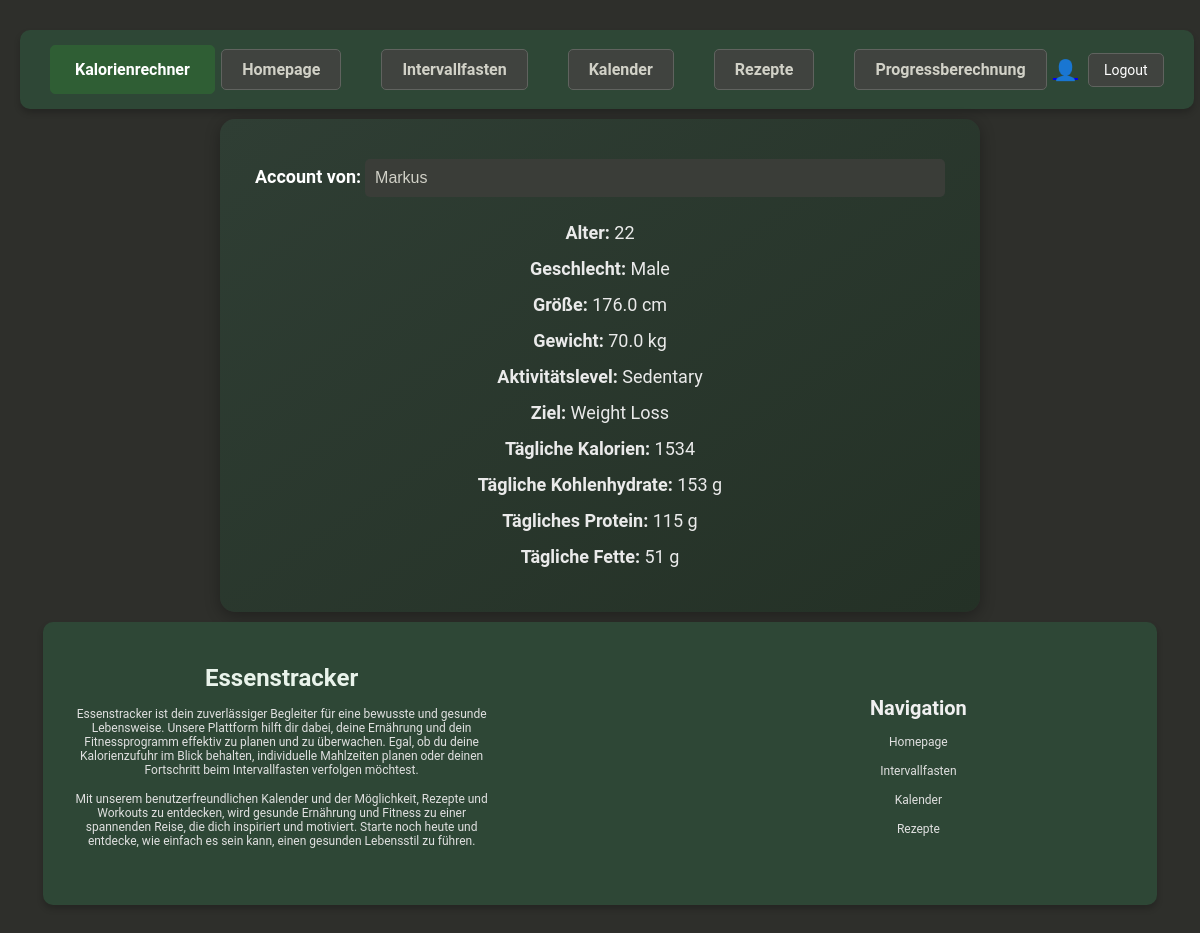
The page /trackerapp/account/ (signed in) on the database as committed earlier.
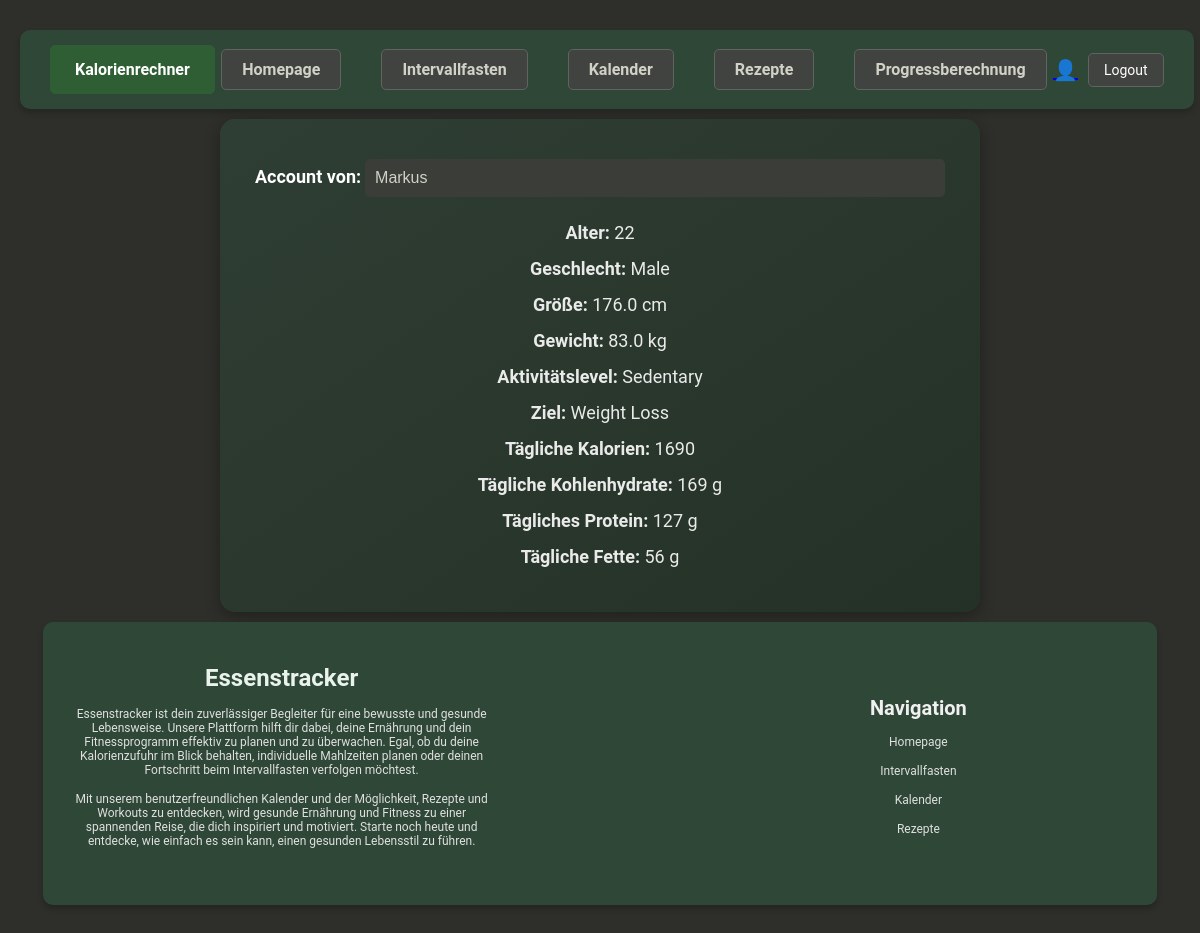
The same page on the database as committed later.
### trackerapp/models.py (models this page shows, shortened)
class UserProfile(models.Model):
    user = models.OneToOneField(User, on_delete=models.CASCADE)
    GENDER_CHOICES = [
        ('M', 'Male'),
        ('F', 'Female'),
    ]
    ACTIVITY_CHOICES = [
        ('sedentary', 'Sedentary'),
        ('light', 'Lightly Active'),
        ('moderate', 'Moderately Active'),
        ('active', 'Active'),
        ('very_active', 'Very Active'),
    ]
    GOAL_CHOICES = [
        ('weight_loss', 'Weight Loss'),
        ('maintenance', 'Maintenance'),
        ('weight_gain', 'Weight Gain'),
    ]
    age = models.PositiveIntegerField(default=25)
    gender = models.CharField(max_length=1, choices=GENDER_CHOICES, default='M')
    height = models.FloatField(default=170.0, help_text="Height in cm")
    weight = models.FloatField(default=70.0, help_text="Weight in kg")
    activity = models.CharField(max_length=20, choices=ACTIVITY_CHOICES, default='sedentary')
    goal = models.CharField(max_length=20, choices=GOAL_CHOICES, default='maintenance')
    daily_calories = models.PositiveIntegerField(default=2000)
    daily_carbohydrates = models.PositiveIntegerField(default=250, help_text="Daily Carbohydrates in grams")
    daily_proteins = models.PositiveIntegerField(default=75, help_text="Daily Proteins in grams")
    daily_fats = models.PositiveIntegerField(default=70, help_text="Daily Fats in grams")

### trackerapp/views.py (the view)
# urls.py: path('trackerapp/account/', trackerapp_views.user_profile_view, name='account'),
@login_required
def user_profile_view(request):
    try:
        user_profile = UserProfile.objects.get(user=request.user)
        context = {
            'user_profile': user_profile
        }
    except UserProfile.DoesNotExist:
        context = {
            'error': "Kein Profil für den angemeldeten Benutzer gefunden."
        }
    return render(request, 'account.html', context)

### trackerapp/templates/account.html (shortened to what this page needs)
{% extends 'base.html' %}
{% block content %}
<div class="container">
    {% if user_profile %}
    <div>
        <label for="username">Account von:</label>
        <input type="text" id="username" name="username" value="{{ form.username.initial|default:user.username }}" class="readonly" readonly>
    </div>
    <p><strong>Alter:</strong> {{ user_profile.age }}</p>
    <p><strong>Geschlecht:</strong> {{ user_profile.get_gender_display }}</p>
    <p><strong>Größe:</strong> {{ user_profile.height }} cm</p>
    <p><strong>Gewicht:</strong> {{ user_profile.weight }} kg</p>
    <p><strong>Aktivitätslevel:</strong> {{ user_profile.get_activity_display }}</p>
    <p><strong>Ziel:</strong> {{ user_profile.get_goal_display }}</p>
    <p><strong>Tägliche Kalorien:</strong> {{ user_profile.daily_calories }}</p>
    <p><strong>Tägliche Kohlenhydrate:</strong> {{ user_profile.daily_carbohydrates }} g</p>
    <p><strong>Tägliches Protein:</strong> {{ user_profile.daily_proteins }} g</p>
    <p><strong>Tägliche Fette:</strong> {{ user_profile.daily_fats }} g</p>
    {% else %}
    <p class="error">{{ error }}</p>
    {% endif %}
</div>
{% endblock %}

### trackerapp/templates/base.html (shortened to what this page needs)
<!DOCTYPE html>
<html lang="de">
<head>
</head>
<body>
    <nav class="top-bar">
        <div class="left-section">
            <a class="kalorienrechner" href="http://localhost:8000/trackerapp/edit-profile/">Kalorienrechner</a>
        </div>
        <div class="navigation-mittig">
            <a class="navigation" href="http://localhost:8000/trackerapp/">Homepage</a>
            <a class="navigation" href="http://localhost:8000/trackerapp/fasting/">Intervallfasten</a>
            <a class="navigation" href="http://localhost:8000/trackerapp/calendar">Kalender</a>
            <a class="navigation" href="http://localhost:8000/trackerapp/recipes/">Rezepte</a>
            <a class="navigation" href="http://localhost:8000/trackerapp/progress/">Progressberechnung</a>
        </div>
        <div class="login-section">
            {% if user.is_authenticated %}
                <a href="http://localhost:8000/trackerapp/account/" class="icon-link">
                    <div class="person-icon">👤</div>
                </a>
                <a href="{% url 'logout' %}" class="logoutbutton">Logout</a>
            {% else %}
                <a href="http://localhost:8000/account/login/" class="loginbutton">Login</a>
                <a href="http://localhost:8000/signup/" class="loginbutton">Registrieren</a>
            {% endif %}
        </div>
    </nav>
    <main>
        {% block content %}{% endblock %}
    </main>
    <footer>
        <div class="footer-container">
            <div class="footer-section">
                <div class="footer-logo">Essenstracker</div>
                <p>
                    Essenstracker ist dein zuverlässiger Begleiter für eine bewusste und gesunde Lebensweise.
                    Unsere Plattform hilft dir dabei, deine Ernährung und dein Fitnessprogramm effektiv zu planen und zu überwachen.
                    Egal, ob du deine Kalorienzufuhr im Blick behalten, individuelle Mahlzeiten planen oder deinen Fortschritt beim Intervallfasten verfolgen möchtest.
                </p>
                <p>
                    Mit unserem benutzerfreundlichen Kalender und der Möglichkeit, Rezepte und Workouts zu entdecken,
                    wird gesunde Ernährung und Fitness zu einer spannenden Reise, die dich inspiriert und motiviert.
                    Starte noch heute und entdecke, wie einfach es sein kann, einen gesunden Lebensstil zu führen.
                </p>
            </div>
            <div class="footer-section">
                <h3>Navigation</h3>
                <p></p><a class="#" href="http://localhost:8000/trackerapp/">Homepage</a></p>
                <p></p><a class="#" href="http://localhost:8000/trackerapp/fasting/">Intervallfasten</a></p>
                <p></p><a class="#" href="http://localhost:8000/trackerapp/calendar">Kalender</a></p>
                <p></p><a class="#" href="#">Rezepte</a></p>
            </div>
        </div>
    </footer>
</body>
</html>

### trackerapp/templates/base.html (style rules this page uses)
.top-bar { background:#2e4736; color: #ffffff; padding: 15px 30px; display: flex; align-items: center; justify-content: space-between; width: 96%; margin: 10px auto; box-shadow: 0 4px 6px rgba(0, 0, 0, 0.2); border-radius: 10px; }
.left-section { display: flex; align-items: center; }
.kalorienrechner { text-decoration: none; padding: 14px 24px; background-color: #2f5e34; color: #ffffff; border: 1px solid #2f5e34; border-radius: 5px; font-weight: bold; font-size: 16px; cursor: pointer; transition: background-color 0.3s, transform 0.3s; }
.navigation-mittig { display: flex; gap: 40px; flex: 1; justify-content: center; }
.navigation { text-decoration: none; font-weight: bold; font-size: 16px; padding: 10px 20px; color: #d1d1c7; background-color: #40433f; border: 1px solid #60635f; border-radius: 5px; transition: background-color 0.3s, color 0.3s, box-shadow 0.3s; }
.login-section { display: flex; align-items: center; gap: 10px; }
.person-icon { font-size: 20px; color: #c7e6c2; }
.logoutbutton { text-decoration: none; background-color: #40433f; color: #ffffff; border: 1px solid #60635f; border-radius: 5px; padding: 8px 15px; font-size: 14px; cursor: pointer; transition: background-color 0.3s, transform 0.3s; }
body { font-family: Arial, sans-serif; background-color: #2e2f2b; color: #d1d1c7; margin: 0; padding: 20px; justify-content: center; align-items: center; }
footer { background: #2e4736; color: #ffffff; padding: 2px 0px; display: flex; align-items: center; justify-content: space-between; width: 96%; margin: 10px auto; box-shadow: 0 4px 6px rgba(0, 0, 0, 0.2); border-radius: 10px; }
.footer-container { display: flex; flex-wrap: wrap; justify-content: space-around; align-items: center; max-width: 1200px; margin: 0 auto; gap: 160px; }
.footer-section { flex: 1; min-width: 150px; margin: 20px 10px; font-size: 12px; padding: 20px; }
.footer-section h3 { font-size: 20px; margin-bottom: 10px; color: #f0f0f0; }
.footer-section p, .footer-section a { font-size: 12px; color: #e0e0e0; text-decoration: none; }
.footer-logo { font-size: 24px; font-weight: bold; color: #e9f3eb; }

### trackerapp/templates/account.html (style rules this page uses)
body { font-family: 'Roboto', sans-serif; background-color: #2e2f2b; color: #f0f0f0; margin: 0; text-align: center; padding: 20px; }
.container { background: linear-gradient(145deg, #2f3e34, #243126); padding: 30px; border-radius: 15px; box-shadow: 0 4px 15px rgba(0, 0, 0, 0.3); max-width: 700px; margin: 0 auto; }
p { font-size: 18px; margin: 15px 0; color: #eaeaea; }
.readonly { background-color: #3a3d38; color: #d1d1c7; border: none; border-radius: 5px; padding: 10px; font-size: 16px; width: 80%; margin: 10px 0; }
label { font-size: 18px; font-weight: bold; color: #ffffff; }

Rows that differ between the two databases and show on the page:
changed UserProfile "Male": weight "70.0" → "83.0"; daily_calories "1534" → "1690"; daily_carbohydrates "153" → "169"; daily_proteins "115" → "127"; daily_fats "51" → "56"
